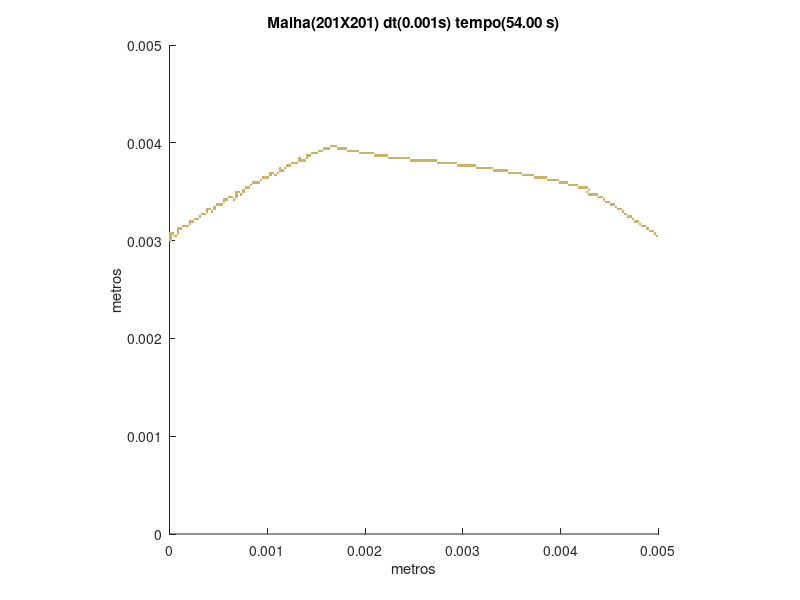

MATLAB code to generate this figure:
set (gca,'PlotBoxAspectRatio',[1 1 1],'Xlim',[0,0.005],'Ylim',[0,0.005])
hold on
title('Malha(201X201) dt(0.001s) tempo(54.00 s)')
hold on
ylabel('metros')
hold on
xlabel('metros')
hold on

fill([0 0 2.48756218905473E-05 2.48756218905473E-05],[0.00298507462686567 0.00300995024875622 0.00300995024875622 0.00298507462686567],[0.8,0.7,0.4],'LineStyle','none')

fill([0 0 2.48756218905473E-05 2.48756218905473E-05],[0.00300995024875622 0.00303482587064677 0.00303482587064677 0.00300995024875622],[0.8,0.7,0.4],'LineStyle','none')

fill([0 0 2.48756218905473E-05 2.48756218905473E-05],[0.00303482587064677 0.00305970149253731 0.00305970149253731 0.00303482587064677],[0.8,0.7,0.4],'LineStyle','none')

fill([4.97512437810945E-05 4.97512437810945E-05 7.46268656716418E-05 7.46268656716418E-05],[0.00303482587064677 0.00305970149253731 0.00305970149253731 0.00303482587064677],[0.8,0.7,0.4],'LineStyle','none')

fill([0.00497512437810945 0.00497512437810945 0.005 0.005],[0.00303482587064677 0.00305970149253731 0.00305970149253731 0.00303482587064677],[0.8,0.7,0.4],'LineStyle','none')

fill([0 0 2.48756218905473E-05 2.48756218905473E-05],[0.00305970149253731 0.00308457711442786 0.00308457711442786 0.00305970149253731],[0.8,0.7,0.4],'LineStyle','none')

fill([2.48756218905473E-05 2.48756218905473E-05 4.97512437810945E-05 4.97512437810945E-05],[0.00305970149253731 0.00308457711442786 0.00308457711442786 0.00305970149253731],[0.8,0.7,0.4],'LineStyle','none')

fill([7.46268656716418E-05 7.46268656716418E-05 9.95024875621891E-05 9.95024875621891E-05],[0.00305970149253731 0.00308457711442786 0.00308457711442786 0.00305970149253731],[0.8,0.7,0.4],'LineStyle','none')

fill([0.00495024875621891 0.00495024875621891 0.00497512437810945 0.00497512437810945],[0.00305970149253731 0.00308457711442786 0.00308457711442786 0.00305970149253731],[0.8,0.7,0.4],'LineStyle','none')

fill([7.46268656716418E-05 7.46268656716418E-05 9.95024875621891E-05 9.95024875621891E-05],[0.00308457711442786 0.00310945273631841 0.00310945273631841 0.00308457711442786],[0.8,0.7,0.4],'LineStyle','none')

fill([0.00490049751243781 0.00490049751243781 0.00492537313432836 0.00492537313432836],[0.00308457711442786 0.00310945273631841 0.00310945273631841 0.00308457711442786],[0.8,0.7,0.4],'LineStyle','none')

fill([0.00492537313432836 0.00492537313432836 0.00495024875621891 0.00495024875621891],[0.00308457711442786 0.00310945273631841 0.00310945273631841 0.00308457711442786],[0.8,0.7,0.4],'LineStyle','none')

fill([7.46268656716418E-05 7.46268656716418E-05 9.95024875621891E-05 9.95024875621891E-05],[0.00310945273631841 0.00313432835820896 0.00313432835820896 0.00310945273631841],[0.8,0.7,0.4],'LineStyle','none')

fill([9.95024875621891E-05 9.95024875621891E-05 0.000124378109452736 0.000124378109452736],[0.00310945273631841 0.00313432835820896 0.00313432835820896 0.00310945273631841],[0.8,0.7,0.4],'LineStyle','none')

fill([0.00487562189054726 0.00487562189054726 0.00490049751243781 0.00490049751243781],[0.00310945273631841 0.00313432835820896 0.00313432835820896 0.00310945273631841],[0.8,0.7,0.4],'LineStyle','none')

fill([0.000124378109452736 0.000124378109452736 0.000149253731343284 0.000149253731343284],[0.00313432835820896 0.0031592039800995 0.0031592039800995 0.00313432835820896],[0.8,0.7,0.4],'LineStyle','none')

fill([0.000149253731343284 0.000149253731343284 0.000174129353233831 0.000174129353233831],[0.00313432835820896 0.0031592039800995 0.0031592039800995 0.00313432835820896],[0.8,0.7,0.4],'LineStyle','none')

fill([0.000174129353233831 0.000174129353233831 0.000199004975124378 0.000199004975124378],[0.00313432835820896 0.0031592039800995 0.0031592039800995 0.00313432835820896],[0.8,0.7,0.4],'LineStyle','none')

fill([0.00482587064676617 0.00482587064676617 0.00485074626865672 0.00485074626865672],[0.00313432835820896 0.0031592039800995 0.0031592039800995 0.00313432835820896],[0.8,0.7,0.4],'LineStyle','none')

fill([0.00485074626865672 0.00485074626865672 0.00487562189054726 0.00487562189054726],[0.00313432835820896 0.0031592039800995 0.0031592039800995 0.00313432835820896],[0.8,0.7,0.4],'LineStyle','none')

fill([0.000199004975124378 0.000199004975124378 0.000223880597014925 0.000223880597014925],[0.0031592039800995 0.00318407960199005 0.00318407960199005 0.0031592039800995],[0.8,0.7,0.4],'LineStyle','none')

fill([0.00480099502487562 0.00480099502487562 0.00482587064676617 0.00482587064676617],[0.0031592039800995 0.00318407960199005 0.00318407960199005 0.0031592039800995],[0.8,0.7,0.4],'LineStyle','none')

fill([0.000199004975124378 0.000199004975124378 0.000223880597014925 0.000223880597014925],[0.00318407960199005 0.0032089552238806 0.0032089552238806 0.00318407960199005],[0.8,0.7,0.4],'LineStyle','none')

fill([0.000223880597014925 0.000223880597014925 0.000248756218905473 0.000248756218905473],[0.00318407960199005 0.0032089552238806 0.0032089552238806 0.00318407960199005],[0.8,0.7,0.4],'LineStyle','none')

fill([0.00475124378109453 0.00475124378109453 0.00477611940298507 0.00477611940298507],[0.00318407960199005 0.0032089552238806 0.0032089552238806 0.00318407960199005],[0.8,0.7,0.4],'LineStyle','none')

fill([0.00477611940298507 0.00477611940298507 0.00480099502487562 0.00480099502487562],[0.00318407960199005 0.0032089552238806 0.0032089552238806 0.00318407960199005],[0.8,0.7,0.4],'LineStyle','none')

fill([0.000248756218905473 0.000248756218905473 0.00027363184079602 0.00027363184079602],[0.0032089552238806 0.00323383084577114 0.00323383084577114 0.0032089552238806],[0.8,0.7,0.4],'LineStyle','none')

fill([0.00027363184079602 0.00027363184079602 0.000298507462686567 0.000298507462686567],[0.0032089552238806 0.00323383084577114 0.00323383084577114 0.0032089552238806],[0.8,0.7,0.4],'LineStyle','none')

fill([0.00472636815920398 0.00472636815920398 0.00475124378109453 0.00475124378109453],[0.0032089552238806 0.00323383084577114 0.00323383084577114 0.0032089552238806],[0.8,0.7,0.4],'LineStyle','none')

fill([0.000298507462686567 0.000298507462686567 0.000323383084577114 0.000323383084577114],[0.00323383084577114 0.00325870646766169 0.00325870646766169 0.00323383084577114],[0.8,0.7,0.4],'LineStyle','none')

fill([0.00467661691542289 0.00467661691542289 0.00470149253731343 0.00470149253731343],[0.00323383084577114 0.00325870646766169 0.00325870646766169 0.00323383084577114],[0.8,0.7,0.4],'LineStyle','none')

fill([0.00470149253731343 0.00470149253731343 0.00472636815920398 0.00472636815920398],[0.00323383084577114 0.00325870646766169 0.00325870646766169 0.00323383084577114],[0.8,0.7,0.4],'LineStyle','none')

fill([0.000323383084577114 0.000323383084577114 0.000348258706467662 0.000348258706467662],[0.00325870646766169 0.00328358208955224 0.00328358208955224 0.00325870646766169],[0.8,0.7,0.4],'LineStyle','none')

fill([0.000348258706467662 0.000348258706467662 0.000373134328358209 0.000373134328358209],[0.00325870646766169 0.00328358208955224 0.00328358208955224 0.00325870646766169],[0.8,0.7,0.4],'LineStyle','none')

fill([0.00465174129353234 0.00465174129353234 0.00467661691542289 0.00467661691542289],[0.00325870646766169 0.00328358208955224 0.00328358208955224 0.00325870646766169],[0.8,0.7,0.4],'LineStyle','none')

fill([0.000373134328358209 0.000373134328358209 0.000398009950248756 0.000398009950248756],[0.00328358208955224 0.00330845771144279 0.00330845771144279 0.00328358208955224],[0.8,0.7,0.4],'LineStyle','none')

fill([0.000422885572139303 0.000422885572139303 0.000447761194029851 0.000447761194029851],[0.00328358208955224 0.00330845771144279 0.00330845771144279 0.00328358208955224],[0.8,0.7,0.4],'LineStyle','none')

fill([0.00462686567164179 0.00462686567164179 0.00465174129353234 0.00465174129353234],[0.00328358208955224 0.00330845771144279 0.00330845771144279 0.00328358208955224],[0.8,0.7,0.4],'LineStyle','none')

fill([0.000373134328358209 0.000373134328358209 0.000398009950248756 0.000398009950248756],[0.00330845771144279 0.00333333333333333 0.00333333333333333 0.00330845771144279],[0.8,0.7,0.4],'LineStyle','none')

fill([0.000398009950248756 0.000398009950248756 0.000422885572139303 0.000422885572139303],[0.00330845771144279 0.00333333333333333 0.00333333333333333 0.00330845771144279],[0.8,0.7,0.4],'LineStyle','none')

fill([0.000447761194029851 0.000447761194029851 0.000472636815920398 0.000472636815920398],[0.00330845771144279 0.00333333333333333 0.00333333333333333 0.00330845771144279],[0.8,0.7,0.4],'LineStyle','none')

fill([0.0045771144278607 0.0045771144278607 0.00460199004975124 0.00460199004975124],[0.00330845771144279 0.00333333333333333 0.00333333333333333 0.00330845771144279],[0.8,0.7,0.4],'LineStyle','none')

fill([0.00460199004975124 0.00460199004975124 0.00462686567164179 0.00462686567164179],[0.00330845771144279 0.00333333333333333 0.00333333333333333 0.00330845771144279],[0.8,0.7,0.4],'LineStyle','none')

fill([0.000447761194029851 0.000447761194029851 0.000472636815920398 0.000472636815920398],[0.00333333333333333 0.00335820895522388 0.00335820895522388 0.00333333333333333],[0.8,0.7,0.4],'LineStyle','none')

fill([0.00455223880597015 0.00455223880597015 0.0045771144278607 0.0045771144278607],[0.00333333333333333 0.00335820895522388 0.00335820895522388 0.00333333333333333],[0.8,0.7,0.4],'LineStyle','none')

fill([0.000472636815920398 0.000472636815920398 0.000497512437810945 0.000497512437810945],[0.00335820895522388 0.00338308457711443 0.00338308457711443 0.00335820895522388],[0.8,0.7,0.4],'LineStyle','none')

fill([0.000497512437810945 0.000497512437810945 0.000522388059701492 0.000522388059701492],[0.00335820895522388 0.00338308457711443 0.00338308457711443 0.00335820895522388],[0.8,0.7,0.4],'LineStyle','none')

fill([0.000522388059701492 0.000522388059701492 0.00054726368159204 0.00054726368159204],[0.00335820895522388 0.00338308457711443 0.00338308457711443 0.00335820895522388],[0.8,0.7,0.4],'LineStyle','none')

fill([0.00450248756218905 0.00450248756218905 0.0045273631840796 0.0045273631840796],[0.00335820895522388 0.00338308457711443 0.00338308457711443 0.00335820895522388],[0.8,0.7,0.4],'LineStyle','none')

fill([0.0045273631840796 0.0045273631840796 0.00455223880597015 0.00455223880597015],[0.00335820895522388 0.00338308457711443 0.00338308457711443 0.00335820895522388],[0.8,0.7,0.4],'LineStyle','none')

fill([0.00054726368159204 0.00054726368159204 0.000572139303482587 0.000572139303482587],[0.00338308457711443 0.00340796019900498 0.00340796019900498 0.00338308457711443],[0.8,0.7,0.4],'LineStyle','none')

fill([0.00445273631840796 0.00445273631840796 0.00447761194029851 0.00447761194029851],[0.00338308457711443 0.00340796019900498 0.00340796019900498 0.00338308457711443],[0.8,0.7,0.4],'LineStyle','none')

fill([0.00447761194029851 0.00447761194029851 0.00450248756218905 0.00450248756218905],[0.00338308457711443 0.00340796019900498 0.00340796019900498 0.00338308457711443],[0.8,0.7,0.4],'LineStyle','none')

fill([0.00054726368159204 0.00054726368159204 0.000572139303482587 0.000572139303482587],[0.00340796019900498 0.00343283582089552 0.00343283582089552 0.00340796019900498],[0.8,0.7,0.4],'LineStyle','none')

fill([0.000572139303482587 0.000572139303482587 0.000597014925373134 0.000597014925373134],[0.00340796019900498 0.00343283582089552 0.00343283582089552 0.00340796019900498],[0.8,0.7,0.4],'LineStyle','none')

fill([0.000646766169154229 0.000646766169154229 0.000671641791044776 0.000671641791044776],[0.00340796019900498 0.00343283582089552 0.00343283582089552 0.00340796019900498],[0.8,0.7,0.4],'LineStyle','none')

fill([0.00442786069651741 0.00442786069651741 0.00445273631840796 0.00445273631840796],[0.00340796019900498 0.00343283582089552 0.00343283582089552 0.00340796019900498],[0.8,0.7,0.4],'LineStyle','none')

fill([0.000597014925373134 0.000597014925373134 0.000621890547263682 0.000621890547263682],[0.00343283582089552 0.00345771144278607 0.00345771144278607 0.00343283582089552],[0.8,0.7,0.4],'LineStyle','none')

fill([0.000621890547263682 0.000621890547263682 0.000646766169154229 0.000646766169154229],[0.00343283582089552 0.00345771144278607 0.00345771144278607 0.00343283582089552],[0.8,0.7,0.4],'LineStyle','none')

fill([0.000671641791044776 0.000671641791044776 0.000696517412935323 0.000696517412935323],[0.00343283582089552 0.00345771144278607 0.00345771144278607 0.00343283582089552],[0.8,0.7,0.4],'LineStyle','none')

fill([0.00437810945273632 0.00437810945273632 0.00440298507462687 0.00440298507462687],[0.00343283582089552 0.00345771144278607 0.00345771144278607 0.00343283582089552],[0.8,0.7,0.4],'LineStyle','none')

fill([0.00440298507462687 0.00440298507462687 0.00442786069651741 0.00442786069651741],[0.00343283582089552 0.00345771144278607 0.00345771144278607 0.00343283582089552],[0.8,0.7,0.4],'LineStyle','none')

fill([0.000671641791044776 0.000671641791044776 0.000696517412935323 0.000696517412935323],[0.00345771144278607 0.00348258706467662 0.00348258706467662 0.00345771144278607],[0.8,0.7,0.4],'LineStyle','none')

fill([0.000721393034825871 0.000721393034825871 0.000746268656716418 0.000746268656716418],[0.00345771144278607 0.00348258706467662 0.00348258706467662 0.00345771144278607],[0.8,0.7,0.4],'LineStyle','none')

fill([0.00427860696517413 0.00427860696517413 0.00430348258706468 0.00430348258706468],[0.00345771144278607 0.00348258706467662 0.00348258706467662 0.00345771144278607],[0.8,0.7,0.4],'LineStyle','none')

fill([0.00430348258706468 0.00430348258706468 0.00432835820895522 0.00432835820895522],[0.00345771144278607 0.00348258706467662 0.00348258706467662 0.00345771144278607],[0.8,0.7,0.4],'LineStyle','none')

fill([0.00432835820895522 0.00432835820895522 0.00435323383084577 0.00435323383084577],[0.00345771144278607 0.00348258706467662 0.00348258706467662 0.00345771144278607],[0.8,0.7,0.4],'LineStyle','none')

fill([0.00435323383084577 0.00435323383084577 0.00437810945273632 0.00437810945273632],[0.00345771144278607 0.00348258706467662 0.00348258706467662 0.00345771144278607],[0.8,0.7,0.4],'LineStyle','none')

fill([0.000671641791044776 0.000671641791044776 0.000696517412935323 0.000696517412935323],[0.00348258706467662 0.00350746268656716 0.00350746268656716 0.00348258706467662],[0.8,0.7,0.4],'LineStyle','none')

fill([0.000696517412935323 0.000696517412935323 0.000721393034825871 0.000721393034825871],[0.00348258706467662 0.00350746268656716 0.00350746268656716 0.00348258706467662],[0.8,0.7,0.4],'LineStyle','none')

fill([0.000746268656716418 0.000746268656716418 0.000771144278606965 0.000771144278606965],[0.00348258706467662 0.00350746268656716 0.00350746268656716 0.00348258706467662],[0.8,0.7,0.4],'LineStyle','none')

fill([0.00425373134328358 0.00425373134328358 0.00427860696517413 0.00427860696517413],[0.00348258706467662 0.00350746268656716 0.00350746268656716 0.00348258706467662],[0.8,0.7,0.4],'LineStyle','none')

fill([0.000746268656716418 0.000746268656716418 0.000771144278606965 0.000771144278606965],[0.00350746268656716 0.00353233830845771 0.00353233830845771 0.00350746268656716],[0.8,0.7,0.4],'LineStyle','none')

fill([0.00427860696517413 0.00427860696517413 0.00430348258706468 0.00430348258706468],[0.00350746268656716 0.00353233830845771 0.00353233830845771 0.00350746268656716],[0.8,0.7,0.4],'LineStyle','none')

fill([0.000771144278606965 0.000771144278606965 0.000796019900497512 0.000796019900497512],[0.00353233830845771 0.00355721393034826 0.00355721393034826 0.00353233830845771],[0.8,0.7,0.4],'LineStyle','none')

fill([0.000796019900497512 0.000796019900497512 0.00082089552238806 0.00082089552238806],[0.00353233830845771 0.00355721393034826 0.00355721393034826 0.00353233830845771],[0.8,0.7,0.4],'LineStyle','none')

fill([0.00417910447761194 0.00417910447761194 0.00420398009950249 0.00420398009950249],[0.00353233830845771 0.00355721393034826 0.00355721393034826 0.00353233830845771],[0.8,0.7,0.4],'LineStyle','none')

fill([0.00420398009950249 0.00420398009950249 0.00422885572139303 0.00422885572139303],[0.00353233830845771 0.00355721393034826 0.00355721393034826 0.00353233830845771],[0.8,0.7,0.4],'LineStyle','none')

fill([0.00422885572139303 0.00422885572139303 0.00425373134328358 0.00425373134328358],[0.00353233830845771 0.00355721393034826 0.00355721393034826 0.00353233830845771],[0.8,0.7,0.4],'LineStyle','none')

fill([0.00425373134328358 0.00425373134328358 0.00427860696517413 0.00427860696517413],[0.00353233830845771 0.00355721393034826 0.00355721393034826 0.00353233830845771],[0.8,0.7,0.4],'LineStyle','none')

fill([0.00082089552238806 0.00082089552238806 0.000845771144278607 0.000845771144278607],[0.00355721393034826 0.00358208955223881 0.00358208955223881 0.00355721393034826],[0.8,0.7,0.4],'LineStyle','none')

fill([0.00407960199004975 0.00407960199004975 0.0041044776119403 0.0041044776119403],[0.00355721393034826 0.00358208955223881 0.00358208955223881 0.00355721393034826],[0.8,0.7,0.4],'LineStyle','none')

fill([0.0041044776119403 0.0041044776119403 0.00412935323383085 0.00412935323383085],[0.00355721393034826 0.00358208955223881 0.00358208955223881 0.00355721393034826],[0.8,0.7,0.4],'LineStyle','none')

fill([0.00412935323383085 0.00412935323383085 0.00415422885572139 0.00415422885572139],[0.00355721393034826 0.00358208955223881 0.00358208955223881 0.00355721393034826],[0.8,0.7,0.4],'LineStyle','none')

fill([0.00415422885572139 0.00415422885572139 0.00417910447761194 0.00417910447761194],[0.00355721393034826 0.00358208955223881 0.00358208955223881 0.00355721393034826],[0.8,0.7,0.4],'LineStyle','none')

fill([0.000845771144278607 0.000845771144278607 0.000870646766169154 0.000870646766169154],[0.00358208955223881 0.00360696517412935 0.00360696517412935 0.00358208955223881],[0.8,0.7,0.4],'LineStyle','none')

fill([0.000870646766169154 0.000870646766169154 0.000895522388059702 0.000895522388059702],[0.00358208955223881 0.00360696517412935 0.00360696517412935 0.00358208955223881],[0.8,0.7,0.4],'LineStyle','none')

fill([0.000895522388059702 0.000895522388059702 0.000920398009950249 0.000920398009950249],[0.00358208955223881 0.00360696517412935 0.00360696517412935 0.00358208955223881],[0.8,0.7,0.4],'LineStyle','none')

fill([0.00398009950248756 0.00398009950248756 0.00400497512437811 0.00400497512437811],[0.00358208955223881 0.00360696517412935 0.00360696517412935 0.00358208955223881],[0.8,0.7,0.4],'LineStyle','none')

fill([0.00400497512437811 0.00400497512437811 0.00402985074626866 0.00402985074626866],[0.00358208955223881 0.00360696517412935 0.00360696517412935 0.00358208955223881],[0.8,0.7,0.4],'LineStyle','none')

fill([0.00402985074626866 0.00402985074626866 0.0040547263681592 0.0040547263681592],[0.00358208955223881 0.00360696517412935 0.00360696517412935 0.00358208955223881],[0.8,0.7,0.4],'LineStyle','none')

fill([0.0040547263681592 0.0040547263681592 0.00407960199004975 0.00407960199004975],[0.00358208955223881 0.00360696517412935 0.00360696517412935 0.00358208955223881],[0.8,0.7,0.4],'LineStyle','none')

fill([0.000920398009950249 0.000920398009950249 0.000945273631840796 0.000945273631840796],[0.00360696517412935 0.0036318407960199 0.0036318407960199 0.00360696517412935],[0.8,0.7,0.4],'LineStyle','none')

fill([0.00385572139303483 0.00385572139303483 0.00388059701492537 0.00388059701492537],[0.00360696517412935 0.0036318407960199 0.0036318407960199 0.00360696517412935],[0.8,0.7,0.4],'LineStyle','none')

fill([0.00388059701492537 0.00388059701492537 0.00390547263681592 0.00390547263681592],[0.00360696517412935 0.0036318407960199 0.0036318407960199 0.00360696517412935],[0.8,0.7,0.4],'LineStyle','none')

fill([0.00390547263681592 0.00390547263681592 0.00393034825870647 0.00393034825870647],[0.00360696517412935 0.0036318407960199 0.0036318407960199 0.00360696517412935],[0.8,0.7,0.4],'LineStyle','none')

fill([0.00393034825870647 0.00393034825870647 0.00395522388059701 0.00395522388059701],[0.00360696517412935 0.0036318407960199 0.0036318407960199 0.00360696517412935],[0.8,0.7,0.4],'LineStyle','none')

fill([0.00395522388059701 0.00395522388059701 0.00398009950248756 0.00398009950248756],[0.00360696517412935 0.0036318407960199 0.0036318407960199 0.00360696517412935],[0.8,0.7,0.4],'LineStyle','none')

fill([0.000945273631840796 0.000945273631840796 0.000970149253731343 0.000970149253731343],[0.0036318407960199 0.00365671641791045 0.00365671641791045 0.0036318407960199],[0.8,0.7,0.4],'LineStyle','none')

fill([0.000970149253731343 0.000970149253731343 0.00099502487562189 0.00099502487562189],[0.0036318407960199 0.00365671641791045 0.00365671641791045 0.0036318407960199],[0.8,0.7,0.4],'LineStyle','none')

fill([0.00099502487562189 0.00099502487562189 0.00101990049751244 0.00101990049751244],[0.0036318407960199 0.00365671641791045 0.00365671641791045 0.0036318407960199],[0.8,0.7,0.4],'LineStyle','none')

fill([0.00373134328358209 0.00373134328358209 0.00375621890547264 0.00375621890547264],[0.0036318407960199 0.00365671641791045 0.00365671641791045 0.0036318407960199],[0.8,0.7,0.4],'LineStyle','none')

fill([0.00375621890547264 0.00375621890547264 0.00378109452736318 0.00378109452736318],[0.0036318407960199 0.00365671641791045 0.00365671641791045 0.0036318407960199],[0.8,0.7,0.4],'LineStyle','none')

fill([0.00378109452736318 0.00378109452736318 0.00380597014925373 0.00380597014925373],[0.0036318407960199 0.00365671641791045 0.00365671641791045 0.0036318407960199],[0.8,0.7,0.4],'LineStyle','none')

fill([0.00380597014925373 0.00380597014925373 0.00383084577114428 0.00383084577114428],[0.0036318407960199 0.00365671641791045 0.00365671641791045 0.0036318407960199],[0.8,0.7,0.4],'LineStyle','none')

fill([0.00383084577114428 0.00383084577114428 0.00385572139303483 0.00385572139303483],[0.0036318407960199 0.00365671641791045 0.00365671641791045 0.0036318407960199],[0.8,0.7,0.4],'LineStyle','none')

fill([0.00101990049751244 0.00101990049751244 0.00104477611940298 0.00104477611940298],[0.00365671641791045 0.003681592039801 0.003681592039801 0.00365671641791045],[0.8,0.7,0.4],'LineStyle','none')

fill([0.00106965174129353 0.00106965174129353 0.00109452736318408 0.00109452736318408],[0.00365671641791045 0.003681592039801 0.003681592039801 0.00365671641791045],[0.8,0.7,0.4],'LineStyle','none')

fill([0.00360696517412935 0.00360696517412935 0.0036318407960199 0.0036318407960199],[0.00365671641791045 0.003681592039801 0.003681592039801 0.00365671641791045],[0.8,0.7,0.4],'LineStyle','none')

fill([0.0036318407960199 0.0036318407960199 0.00365671641791045 0.00365671641791045],[0.00365671641791045 0.003681592039801 0.003681592039801 0.00365671641791045],[0.8,0.7,0.4],'LineStyle','none')

fill([0.00365671641791045 0.00365671641791045 0.003681592039801 0.003681592039801],[0.00365671641791045 0.003681592039801 0.003681592039801 0.00365671641791045],[0.8,0.7,0.4],'LineStyle','none')

fill([0.003681592039801 0.003681592039801 0.00370646766169154 0.00370646766169154],[0.00365671641791045 0.003681592039801 0.003681592039801 0.00365671641791045],[0.8,0.7,0.4],'LineStyle','none')

fill([0.00370646766169154 0.00370646766169154 0.00373134328358209 0.00373134328358209],[0.00365671641791045 0.003681592039801 0.003681592039801 0.00365671641791045],[0.8,0.7,0.4],'LineStyle','none')

fill([0.00101990049751244 0.00101990049751244 0.00104477611940298 0.00104477611940298],[0.003681592039801 0.00370646766169154 0.00370646766169154 0.003681592039801],[0.8,0.7,0.4],'LineStyle','none')

fill([0.00104477611940298 0.00104477611940298 0.00106965174129353 0.00106965174129353],[0.003681592039801 0.00370646766169154 0.00370646766169154 0.003681592039801],[0.8,0.7,0.4],'LineStyle','none')

fill([0.00109452736318408 0.00109452736318408 0.00111940298507463 0.00111940298507463],[0.003681592039801 0.00370646766169154 0.00370646766169154 0.003681592039801],[0.8,0.7,0.4],'LineStyle','none')

fill([0.00345771144278607 0.00345771144278607 0.00348258706467662 0.00348258706467662],[0.003681592039801 0.00370646766169154 0.00370646766169154 0.003681592039801],[0.8,0.7,0.4],'LineStyle','none')

fill([0.00348258706467662 0.00348258706467662 0.00350746268656716 0.00350746268656716],[0.003681592039801 0.00370646766169154 0.00370646766169154 0.003681592039801],[0.8,0.7,0.4],'LineStyle','none')

fill([0.00350746268656716 0.00350746268656716 0.00353233830845771 0.00353233830845771],[0.003681592039801 0.00370646766169154 0.00370646766169154 0.003681592039801],[0.8,0.7,0.4],'LineStyle','none')

fill([0.00353233830845771 0.00353233830845771 0.00355721393034826 0.00355721393034826],[0.003681592039801 0.00370646766169154 0.00370646766169154 0.003681592039801],[0.8,0.7,0.4],'LineStyle','none')

fill([0.00355721393034826 0.00355721393034826 0.00358208955223881 0.00358208955223881],[0.003681592039801 0.00370646766169154 0.00370646766169154 0.003681592039801],[0.8,0.7,0.4],'LineStyle','none')

fill([0.00358208955223881 0.00358208955223881 0.00360696517412935 0.00360696517412935],[0.003681592039801 0.00370646766169154 0.00370646766169154 0.003681592039801],[0.8,0.7,0.4],'LineStyle','none')

fill([0.00111940298507463 0.00111940298507463 0.00114427860696517 0.00114427860696517],[0.00370646766169154 0.00373134328358209 0.00373134328358209 0.00370646766169154],[0.8,0.7,0.4],'LineStyle','none')

fill([0.00114427860696517 0.00114427860696517 0.00116915422885572 0.00116915422885572],[0.00370646766169154 0.00373134328358209 0.00373134328358209 0.00370646766169154],[0.8,0.7,0.4],'LineStyle','none')

fill([0.00330845771144279 0.00330845771144279 0.00333333333333333 0.00333333333333333],[0.00370646766169154 0.00373134328358209 0.00373134328358209 0.00370646766169154],[0.8,0.7,0.4],'LineStyle','none')

fill([0.00333333333333333 0.00333333333333333 0.00335820895522388 0.00335820895522388],[0.00370646766169154 0.00373134328358209 0.00373134328358209 0.00370646766169154],[0.8,0.7,0.4],'LineStyle','none')

fill([0.00335820895522388 0.00335820895522388 0.00338308457711443 0.00338308457711443],[0.00370646766169154 0.00373134328358209 0.00373134328358209 0.00370646766169154],[0.8,0.7,0.4],'LineStyle','none')

fill([0.00338308457711443 0.00338308457711443 0.00340796019900498 0.00340796019900498],[0.00370646766169154 0.00373134328358209 0.00373134328358209 0.00370646766169154],[0.8,0.7,0.4],'LineStyle','none')

fill([0.00340796019900498 0.00340796019900498 0.00343283582089552 0.00343283582089552],[0.00370646766169154 0.00373134328358209 0.00373134328358209 0.00370646766169154],[0.8,0.7,0.4],'LineStyle','none')

fill([0.00343283582089552 0.00343283582089552 0.00345771144278607 0.00345771144278607],[0.00370646766169154 0.00373134328358209 0.00373134328358209 0.00370646766169154],[0.8,0.7,0.4],'LineStyle','none')

fill([0.00111940298507463 0.00111940298507463 0.00114427860696517 0.00114427860696517],[0.00373134328358209 0.00375621890547264 0.00375621890547264 0.00373134328358209],[0.8,0.7,0.4],'LineStyle','none')

fill([0.00116915422885572 0.00116915422885572 0.00119402985074627 0.00119402985074627],[0.00373134328358209 0.00375621890547264 0.00375621890547264 0.00373134328358209],[0.8,0.7,0.4],'LineStyle','none')

fill([0.00313432835820896 0.00313432835820896 0.0031592039800995 0.0031592039800995],[0.00373134328358209 0.00375621890547264 0.00375621890547264 0.00373134328358209],[0.8,0.7,0.4],'LineStyle','none')

fill([0.0031592039800995 0.0031592039800995 0.00318407960199005 0.00318407960199005],[0.00373134328358209 0.00375621890547264 0.00375621890547264 0.00373134328358209],[0.8,0.7,0.4],'LineStyle','none')

fill([0.00318407960199005 0.00318407960199005 0.0032089552238806 0.0032089552238806],[0.00373134328358209 0.00375621890547264 0.00375621890547264 0.00373134328358209],[0.8,0.7,0.4],'LineStyle','none')

fill([0.0032089552238806 0.0032089552238806 0.00323383084577114 0.00323383084577114],[0.00373134328358209 0.00375621890547264 0.00375621890547264 0.00373134328358209],[0.8,0.7,0.4],'LineStyle','none')

fill([0.00323383084577114 0.00323383084577114 0.00325870646766169 0.00325870646766169],[0.00373134328358209 0.00375621890547264 0.00375621890547264 0.00373134328358209],[0.8,0.7,0.4],'LineStyle','none')

fill([0.00325870646766169 0.00325870646766169 0.00328358208955224 0.00328358208955224],[0.00373134328358209 0.00375621890547264 0.00375621890547264 0.00373134328358209],[0.8,0.7,0.4],'LineStyle','none')

fill([0.00328358208955224 0.00328358208955224 0.00330845771144279 0.00330845771144279],[0.00373134328358209 0.00375621890547264 0.00375621890547264 0.00373134328358209],[0.8,0.7,0.4],'LineStyle','none')

fill([0.00119402985074627 0.00119402985074627 0.00121890547263682 0.00121890547263682],[0.00375621890547264 0.00378109452736318 0.00378109452736318 0.00375621890547264],[0.8,0.7,0.4],'LineStyle','none')

fill([0.00121890547263682 0.00121890547263682 0.00124378109452736 0.00124378109452736],[0.00375621890547264 0.00378109452736318 0.00378109452736318 0.00375621890547264],[0.8,0.7,0.4],'LineStyle','none')

fill([0.00293532338308458 0.00293532338308458 0.00296019900497512 0.00296019900497512],[0.00375621890547264 0.00378109452736318 0.00378109452736318 0.00375621890547264],[0.8,0.7,0.4],'LineStyle','none')

fill([0.00296019900497512 0.00296019900497512 0.00298507462686567 0.00298507462686567],[0.00375621890547264 0.00378109452736318 0.00378109452736318 0.00375621890547264],[0.8,0.7,0.4],'LineStyle','none')

fill([0.00298507462686567 0.00298507462686567 0.00300995024875622 0.00300995024875622],[0.00375621890547264 0.00378109452736318 0.00378109452736318 0.00375621890547264],[0.8,0.7,0.4],'LineStyle','none')

fill([0.00300995024875622 0.00300995024875622 0.00303482587064677 0.00303482587064677],[0.00375621890547264 0.00378109452736318 0.00378109452736318 0.00375621890547264],[0.8,0.7,0.4],'LineStyle','none')

fill([0.00303482587064677 0.00303482587064677 0.00305970149253731 0.00305970149253731],[0.00375621890547264 0.00378109452736318 0.00378109452736318 0.00375621890547264],[0.8,0.7,0.4],'LineStyle','none')

fill([0.00305970149253731 0.00305970149253731 0.00308457711442786 0.00308457711442786],[0.00375621890547264 0.00378109452736318 0.00378109452736318 0.00375621890547264],[0.8,0.7,0.4],'LineStyle','none')

fill([0.00308457711442786 0.00308457711442786 0.00310945273631841 0.00310945273631841],[0.00375621890547264 0.00378109452736318 0.00378109452736318 0.00375621890547264],[0.8,0.7,0.4],'LineStyle','none')

fill([0.00310945273631841 0.00310945273631841 0.00313432835820896 0.00313432835820896],[0.00375621890547264 0.00378109452736318 0.00378109452736318 0.00375621890547264],[0.8,0.7,0.4],'LineStyle','none')

fill([0.00124378109452736 0.00124378109452736 0.00126865671641791 0.00126865671641791],[0.00378109452736318 0.00380597014925373 0.00380597014925373 0.00378109452736318],[0.8,0.7,0.4],'LineStyle','none')

fill([0.00126865671641791 0.00126865671641791 0.00129353233830846 0.00129353233830846],[0.00378109452736318 0.00380597014925373 0.00380597014925373 0.00378109452736318],[0.8,0.7,0.4],'LineStyle','none')

fill([0.00129353233830846 0.00129353233830846 0.001318407960199 0.001318407960199],[0.00378109452736318 0.00380597014925373 0.00380597014925373 0.00378109452736318],[0.8,0.7,0.4],'LineStyle','none')

fill([0.0027363184079602 0.0027363184079602 0.00276119402985075 0.00276119402985075],[0.00378109452736318 0.00380597014925373 0.00380597014925373 0.00378109452736318],[0.8,0.7,0.4],'LineStyle','none')

fill([0.00276119402985075 0.00276119402985075 0.00278606965174129 0.00278606965174129],[0.00378109452736318 0.00380597014925373 0.00380597014925373 0.00378109452736318],[0.8,0.7,0.4],'LineStyle','none')

fill([0.00278606965174129 0.00278606965174129 0.00281094527363184 0.00281094527363184],[0.00378109452736318 0.00380597014925373 0.00380597014925373 0.00378109452736318],[0.8,0.7,0.4],'LineStyle','none')

fill([0.00281094527363184 0.00281094527363184 0.00283582089552239 0.00283582089552239],[0.00378109452736318 0.00380597014925373 0.00380597014925373 0.00378109452736318],[0.8,0.7,0.4],'LineStyle','none')

fill([0.00283582089552239 0.00283582089552239 0.00286069651741294 0.00286069651741294],[0.00378109452736318 0.00380597014925373 0.00380597014925373 0.00378109452736318],[0.8,0.7,0.4],'LineStyle','none')

fill([0.00286069651741294 0.00286069651741294 0.00288557213930348 0.00288557213930348],[0.00378109452736318 0.00380597014925373 0.00380597014925373 0.00378109452736318],[0.8,0.7,0.4],'LineStyle','none')

fill([0.00288557213930348 0.00288557213930348 0.00291044776119403 0.00291044776119403],[0.00378109452736318 0.00380597014925373 0.00380597014925373 0.00378109452736318],[0.8,0.7,0.4],'LineStyle','none')

fill([0.00291044776119403 0.00291044776119403 0.00293532338308458 0.00293532338308458],[0.00378109452736318 0.00380597014925373 0.00380597014925373 0.00378109452736318],[0.8,0.7,0.4],'LineStyle','none')

fill([0.001318407960199 0.001318407960199 0.00134328358208955 0.00134328358208955],[0.00380597014925373 0.00383084577114428 0.00383084577114428 0.00380597014925373],[0.8,0.7,0.4],'LineStyle','none')

fill([0.00134328358208955 0.00134328358208955 0.0013681592039801 0.0013681592039801],[0.00380597014925373 0.00383084577114428 0.00383084577114428 0.00380597014925373],[0.8,0.7,0.4],'LineStyle','none')

fill([0.0013681592039801 0.0013681592039801 0.00139303482587065 0.00139303482587065],[0.00380597014925373 0.00383084577114428 0.00383084577114428 0.00380597014925373],[0.8,0.7,0.4],'LineStyle','none')

fill([0.00246268656716418 0.00246268656716418 0.00248756218905473 0.00248756218905473],[0.00380597014925373 0.00383084577114428 0.00383084577114428 0.00380597014925373],[0.8,0.7,0.4],'LineStyle','none')

fill([0.00248756218905473 0.00248756218905473 0.00251243781094527 0.00251243781094527],[0.00380597014925373 0.00383084577114428 0.00383084577114428 0.00380597014925373],[0.8,0.7,0.4],'LineStyle','none')

fill([0.00251243781094527 0.00251243781094527 0.00253731343283582 0.00253731343283582],[0.00380597014925373 0.00383084577114428 0.00383084577114428 0.00380597014925373],[0.8,0.7,0.4],'LineStyle','none')

fill([0.00253731343283582 0.00253731343283582 0.00256218905472637 0.00256218905472637],[0.00380597014925373 0.00383084577114428 0.00383084577114428 0.00380597014925373],[0.8,0.7,0.4],'LineStyle','none')

fill([0.00256218905472637 0.00256218905472637 0.00258706467661692 0.00258706467661692],[0.00380597014925373 0.00383084577114428 0.00383084577114428 0.00380597014925373],[0.8,0.7,0.4],'LineStyle','none')

fill([0.00258706467661692 0.00258706467661692 0.00261194029850746 0.00261194029850746],[0.00380597014925373 0.00383084577114428 0.00383084577114428 0.00380597014925373],[0.8,0.7,0.4],'LineStyle','none')

fill([0.00261194029850746 0.00261194029850746 0.00263681592039801 0.00263681592039801],[0.00380597014925373 0.00383084577114428 0.00383084577114428 0.00380597014925373],[0.8,0.7,0.4],'LineStyle','none')

fill([0.00263681592039801 0.00263681592039801 0.00266169154228856 0.00266169154228856],[0.00380597014925373 0.00383084577114428 0.00383084577114428 0.00380597014925373],[0.8,0.7,0.4],'LineStyle','none')

fill([0.00266169154228856 0.00266169154228856 0.0026865671641791 0.0026865671641791],[0.00380597014925373 0.00383084577114428 0.00383084577114428 0.00380597014925373],[0.8,0.7,0.4],'LineStyle','none')

fill([0.0026865671641791 0.0026865671641791 0.00271144278606965 0.00271144278606965],[0.00380597014925373 0.00383084577114428 0.00383084577114428 0.00380597014925373],[0.8,0.7,0.4],'LineStyle','none')

fill([0.00271144278606965 0.00271144278606965 0.0027363184079602 0.0027363184079602],[0.00380597014925373 0.00383084577114428 0.00383084577114428 0.00380597014925373],[0.8,0.7,0.4],'LineStyle','none')

fill([0.001318407960199 0.001318407960199 0.00134328358208955 0.00134328358208955],[0.00383084577114428 0.00385572139303483 0.00385572139303483 0.00383084577114428],[0.8,0.7,0.4],'LineStyle','none')

fill([0.00139303482587065 0.00139303482587065 0.00141791044776119 0.00141791044776119],[0.00383084577114428 0.00385572139303483 0.00385572139303483 0.00383084577114428],[0.8,0.7,0.4],'LineStyle','none')

fill([0.00223880597014925 0.00223880597014925 0.0022636815920398 0.0022636815920398],[0.00383084577114428 0.00385572139303483 0.00385572139303483 0.00383084577114428],[0.8,0.7,0.4],'LineStyle','none')

fill([0.0022636815920398 0.0022636815920398 0.00228855721393035 0.00228855721393035],[0.00383084577114428 0.00385572139303483 0.00385572139303483 0.00383084577114428],[0.8,0.7,0.4],'LineStyle','none')

fill([0.00228855721393035 0.00228855721393035 0.0023134328358209 0.0023134328358209],[0.00383084577114428 0.00385572139303483 0.00385572139303483 0.00383084577114428],[0.8,0.7,0.4],'LineStyle','none')

fill([0.0023134328358209 0.0023134328358209 0.00233830845771144 0.00233830845771144],[0.00383084577114428 0.00385572139303483 0.00385572139303483 0.00383084577114428],[0.8,0.7,0.4],'LineStyle','none')

fill([0.00233830845771144 0.00233830845771144 0.00236318407960199 0.00236318407960199],[0.00383084577114428 0.00385572139303483 0.00385572139303483 0.00383084577114428],[0.8,0.7,0.4],'LineStyle','none')

fill([0.00236318407960199 0.00236318407960199 0.00238805970149254 0.00238805970149254],[0.00383084577114428 0.00385572139303483 0.00385572139303483 0.00383084577114428],[0.8,0.7,0.4],'LineStyle','none')

fill([0.00238805970149254 0.00238805970149254 0.00241293532338308 0.00241293532338308],[0.00383084577114428 0.00385572139303483 0.00385572139303483 0.00383084577114428],[0.8,0.7,0.4],'LineStyle','none')

fill([0.00241293532338308 0.00241293532338308 0.00243781094527363 0.00243781094527363],[0.00383084577114428 0.00385572139303483 0.00385572139303483 0.00383084577114428],[0.8,0.7,0.4],'LineStyle','none')

fill([0.00243781094527363 0.00243781094527363 0.00246268656716418 0.00246268656716418],[0.00383084577114428 0.00385572139303483 0.00385572139303483 0.00383084577114428],[0.8,0.7,0.4],'LineStyle','none')

fill([0.00139303482587065 0.00139303482587065 0.00141791044776119 0.00141791044776119],[0.00385572139303483 0.00388059701492537 0.00388059701492537 0.00385572139303483],[0.8,0.7,0.4],'LineStyle','none')

fill([0.00141791044776119 0.00141791044776119 0.00144278606965174 0.00144278606965174],[0.00385572139303483 0.00388059701492537 0.00388059701492537 0.00385572139303483],[0.8,0.7,0.4],'LineStyle','none')

fill([0.00208955223880597 0.00208955223880597 0.00211442786069652 0.00211442786069652],[0.00385572139303483 0.00388059701492537 0.00388059701492537 0.00385572139303483],[0.8,0.7,0.4],'LineStyle','none')

fill([0.00211442786069652 0.00211442786069652 0.00213930348258706 0.00213930348258706],[0.00385572139303483 0.00388059701492537 0.00388059701492537 0.00385572139303483],[0.8,0.7,0.4],'LineStyle','none')

fill([0.00213930348258706 0.00213930348258706 0.00216417910447761 0.00216417910447761],[0.00385572139303483 0.00388059701492537 0.00388059701492537 0.00385572139303483],[0.8,0.7,0.4],'LineStyle','none')

fill([0.00216417910447761 0.00216417910447761 0.00218905472636816 0.00218905472636816],[0.00385572139303483 0.00388059701492537 0.00388059701492537 0.00385572139303483],[0.8,0.7,0.4],'LineStyle','none')

fill([0.00218905472636816 0.00218905472636816 0.00221393034825871 0.00221393034825871],[0.00385572139303483 0.00388059701492537 0.00388059701492537 0.00385572139303483],[0.8,0.7,0.4],'LineStyle','none')

fill([0.00221393034825871 0.00221393034825871 0.00223880597014925 0.00223880597014925],[0.00385572139303483 0.00388059701492537 0.00388059701492537 0.00385572139303483],[0.8,0.7,0.4],'LineStyle','none')

fill([0.00144278606965174 0.00144278606965174 0.00146766169154229 0.00146766169154229],[0.00388059701492537 0.00390547263681592 0.00390547263681592 0.00388059701492537],[0.8,0.7,0.4],'LineStyle','none')

fill([0.00146766169154229 0.00146766169154229 0.00149253731343284 0.00149253731343284],[0.00388059701492537 0.00390547263681592 0.00390547263681592 0.00388059701492537],[0.8,0.7,0.4],'LineStyle','none')

fill([0.00149253731343284 0.00149253731343284 0.00151741293532338 0.00151741293532338],[0.00388059701492537 0.00390547263681592 0.00390547263681592 0.00388059701492537],[0.8,0.7,0.4],'LineStyle','none')

fill([0.00194029850746269 0.00194029850746269 0.00196517412935323 0.00196517412935323],[0.00388059701492537 0.00390547263681592 0.00390547263681592 0.00388059701492537],[0.8,0.7,0.4],'LineStyle','none')

fill([0.00196517412935323 0.00196517412935323 0.00199004975124378 0.00199004975124378],[0.00388059701492537 0.00390547263681592 0.00390547263681592 0.00388059701492537],[0.8,0.7,0.4],'LineStyle','none')

fill([0.00199004975124378 0.00199004975124378 0.00201492537313433 0.00201492537313433],[0.00388059701492537 0.00390547263681592 0.00390547263681592 0.00388059701492537],[0.8,0.7,0.4],'LineStyle','none')

fill([0.00201492537313433 0.00201492537313433 0.00203980099502488 0.00203980099502488],[0.00388059701492537 0.00390547263681592 0.00390547263681592 0.00388059701492537],[0.8,0.7,0.4],'LineStyle','none')

fill([0.00203980099502488 0.00203980099502488 0.00206467661691542 0.00206467661691542],[0.00388059701492537 0.00390547263681592 0.00390547263681592 0.00388059701492537],[0.8,0.7,0.4],'LineStyle','none')

fill([0.00206467661691542 0.00206467661691542 0.00208955223880597 0.00208955223880597],[0.00388059701492537 0.00390547263681592 0.00390547263681592 0.00388059701492537],[0.8,0.7,0.4],'LineStyle','none')

fill([0.00151741293532338 0.00151741293532338 0.00154228855721393 0.00154228855721393],[0.00390547263681592 0.00393034825870647 0.00393034825870647 0.00390547263681592],[0.8,0.7,0.4],'LineStyle','none')

fill([0.00154228855721393 0.00154228855721393 0.00156716417910448 0.00156716417910448],[0.00390547263681592 0.00393034825870647 0.00393034825870647 0.00390547263681592],[0.8,0.7,0.4],'LineStyle','none')

fill([0.00181592039800995 0.00181592039800995 0.0018407960199005 0.0018407960199005],[0.00390547263681592 0.00393034825870647 0.00393034825870647 0.00390547263681592],[0.8,0.7,0.4],'LineStyle','none')

fill([0.0018407960199005 0.0018407960199005 0.00186567164179104 0.00186567164179104],[0.00390547263681592 0.00393034825870647 0.00393034825870647 0.00390547263681592],[0.8,0.7,0.4],'LineStyle','none')

fill([0.00186567164179104 0.00186567164179104 0.00189054726368159 0.00189054726368159],[0.00390547263681592 0.00393034825870647 0.00393034825870647 0.00390547263681592],[0.8,0.7,0.4],'LineStyle','none')

fill([0.00189054726368159 0.00189054726368159 0.00191542288557214 0.00191542288557214],[0.00390547263681592 0.00393034825870647 0.00393034825870647 0.00390547263681592],[0.8,0.7,0.4],'LineStyle','none')

fill([0.00191542288557214 0.00191542288557214 0.00194029850746269 0.00194029850746269],[0.00390547263681592 0.00393034825870647 0.00393034825870647 0.00390547263681592],[0.8,0.7,0.4],'LineStyle','none')

fill([0.00156716417910448 0.00156716417910448 0.00159203980099502 0.00159203980099502],[0.00393034825870647 0.00395522388059701 0.00395522388059701 0.00393034825870647],[0.8,0.7,0.4],'LineStyle','none')

fill([0.00159203980099502 0.00159203980099502 0.00161691542288557 0.00161691542288557],[0.00393034825870647 0.00395522388059701 0.00395522388059701 0.00393034825870647],[0.8,0.7,0.4],'LineStyle','none')

fill([0.00161691542288557 0.00161691542288557 0.00164179104477612 0.00164179104477612],[0.00393034825870647 0.00395522388059701 0.00395522388059701 0.00393034825870647],[0.8,0.7,0.4],'LineStyle','none')

fill([0.00171641791044776 0.00171641791044776 0.00174129353233831 0.00174129353233831],[0.00393034825870647 0.00395522388059701 0.00395522388059701 0.00393034825870647],[0.8,0.7,0.4],'LineStyle','none')

fill([0.00174129353233831 0.00174129353233831 0.00176616915422886 0.00176616915422886],[0.00393034825870647 0.00395522388059701 0.00395522388059701 0.00393034825870647],[0.8,0.7,0.4],'LineStyle','none')

fill([0.00176616915422886 0.00176616915422886 0.0017910447761194 0.0017910447761194],[0.00393034825870647 0.00395522388059701 0.00395522388059701 0.00393034825870647],[0.8,0.7,0.4],'LineStyle','none')

fill([0.0017910447761194 0.0017910447761194 0.00181592039800995 0.00181592039800995],[0.00393034825870647 0.00395522388059701 0.00395522388059701 0.00393034825870647],[0.8,0.7,0.4],'LineStyle','none')

fill([0.00164179104477612 0.00164179104477612 0.00166666666666667 0.00166666666666667],[0.00395522388059701 0.00398009950248756 0.00398009950248756 0.00395522388059701],[0.8,0.7,0.4],'LineStyle','none')

fill([0.00166666666666667 0.00166666666666667 0.00169154228855721 0.00169154228855721],[0.00395522388059701 0.00398009950248756 0.00398009950248756 0.00395522388059701],[0.8,0.7,0.4],'LineStyle','none')

fill([0.00169154228855721 0.00169154228855721 0.00171641791044776 0.00171641791044776],[0.00395522388059701 0.00398009950248756 0.00398009950248756 0.00395522388059701],[0.8,0.7,0.4],'LineStyle','none')
